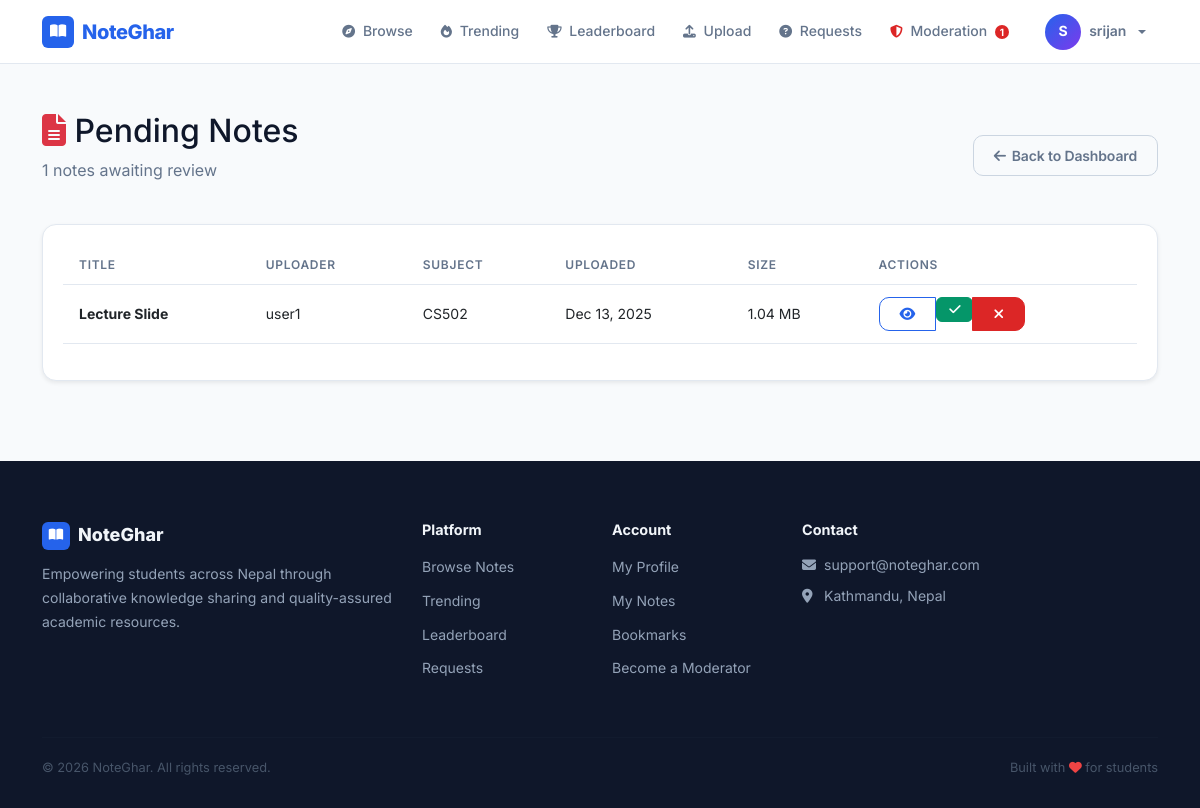
The page /moderation/pending-notes/ (signed in) on the database as committed earlier.
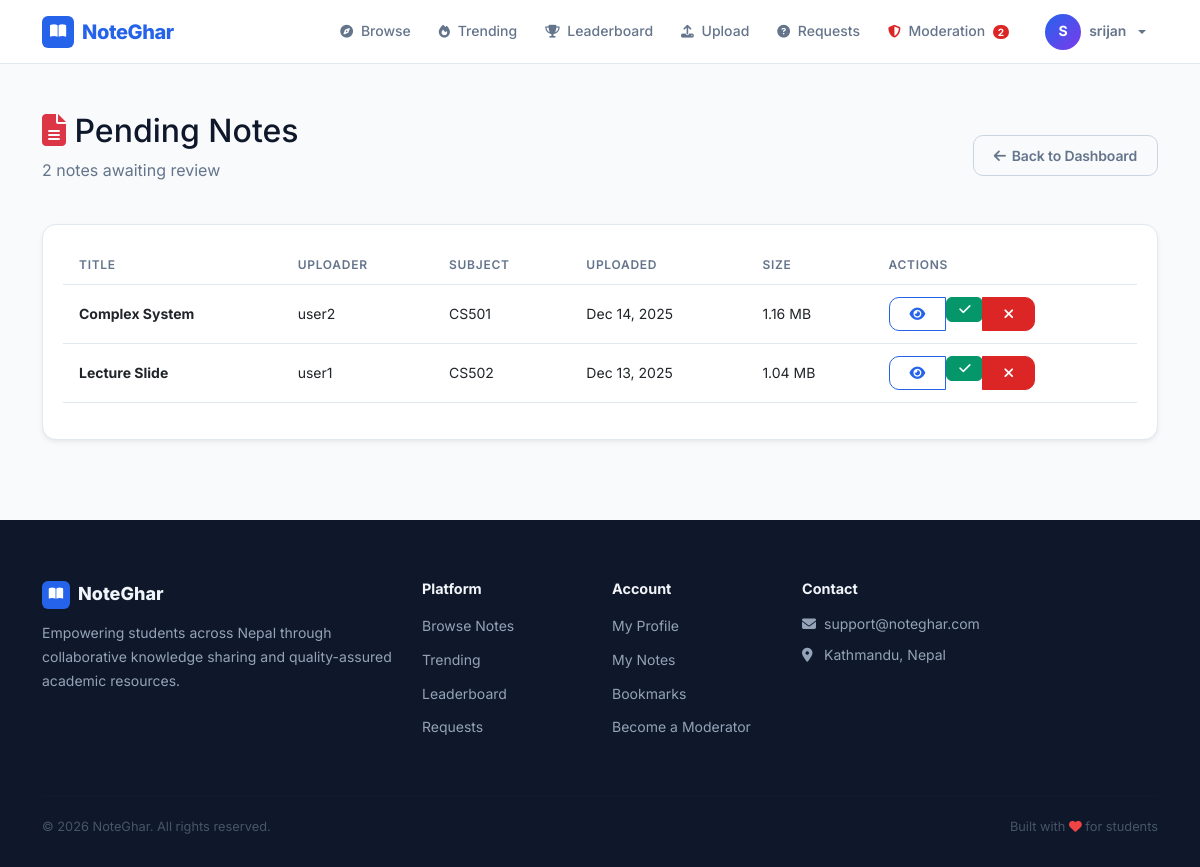
The same page on the database as committed later.
### notes/models.py (models this page shows, shortened)
class Note(models.Model):
    STATUS_CHOICES = (
        ('pending', 'Pending Review'),
        ('approved', 'Approved'),
        ('rejected', 'Rejected'),
    )
    title = models.CharField(max_length=300)
    description = models.TextField()
    subject = models.ForeignKey(Subject, on_delete=models.CASCADE, related_name='notes')
    course = models.ForeignKey(Course, on_delete=models.CASCADE, related_name='notes')
    semester = models.ForeignKey(Semester, on_delete=models.CASCADE, related_name='notes')
    assigned_moderator = models.ForeignKey(
        settings.AUTH_USER_MODEL,
        on_delete=models.SET_NULL,
        null=True,
        blank=True,
        related_name='assigned_notes',
        help_text='Moderator assigned to review this note'
    )
    file = models.FileField(
        upload_to='notes/%Y/%m/',
        validators=[FileExtensionValidator(allowed_extensions=['pdf', 'docx', 'doc', 'ppt', 'pptx'])]
    )
    file_size = models.IntegerField(default=0, help_text="File size in bytes")
    uploaded_by = models.ForeignKey(settings.AUTH_USER_MODEL, on_delete=models.CASCADE, related_name='notes')
    status = models.CharField(max_length=20, choices=STATUS_CHOICES, default='pending')
    tags = models.ManyToManyField(Tag, blank=True, related_name='notes')
    download_count = models.IntegerField(default=0)
    view_count = models.IntegerField(default=0)
    created_at = models.DateTimeField(auto_now_add=True)
    updated_at = models.DateTimeField(auto_now=True)
    approved_at = models.DateTimeField(null=True, blank=True)
    approved_by = models.ForeignKey(
        settings.AUTH_USER_MODEL,
        on_delete=models.SET_NULL,
        null=True,
        blank=True,
        related_name='approved_notes'
    )
    class Meta:
        ordering = ['-created_at']
    def get_file_size_mb(self):
        return round(self.file_size / (1024 * 1024), 2)

class Subject(models.Model):
    name = models.CharField(max_length=200)
    code = models.CharField(max_length=20)
    course = models.ForeignKey(Course, on_delete=models.CASCADE, related_name='subjects')
    semester = models.ForeignKey(Semester, on_delete=models.CASCADE, related_name='subjects')
    description = models.TextField(blank=True)
    slug = models.SlugField(blank=True)
    created_at = models.DateTimeField(auto_now_add=True)
    class Meta:
        ordering = ['course', 'semester', 'name']
        unique_together = ['code', 'course', 'semester']

### accounts/models.py (models this page shows, shortened)
class User(AbstractUser):
    ROLE_CHOICES = (
        ('student', 'Student'),
        ('moderator', 'Moderator'),
        ('admin', 'Admin'),
    )
    role = models.CharField(max_length=20, choices=ROLE_CHOICES, default='student')
    phone = models.CharField(max_length=15, blank=True, null=True)
    institution = models.ForeignKey(
        'notes.Institution',
        on_delete=models.SET_NULL,
        null=True,
        blank=True,
        related_name='users',
        help_text='User\'s affiliated institution'
    )
    profile_picture = models.ImageField(upload_to='profiles/', blank=True, null=True)
    bio = models.TextField(blank=True, null=True)
    is_verified = models.BooleanField(default=False)
    specialization_courses = models.ManyToManyField(
        'notes.Course',
        blank=True,
        related_name='specialized_moderators',
        help_text='Courses this moderator specializes in'
    )
    specialization_subjects = models.ManyToManyField(
        'notes.Subject',
        blank=True,
        related_name='specialized_moderators',
        help_text='Specific subjects within courses'
    )
    qualification_document = models.FileField(
        upload_to='qualifications/%Y/%m/',
        blank=True,
        null=True,
        help_text='Upload degree certificate, transcript, or other proof of qualification (PDF, JPG, PNG)'
    )
    qualification_verified = models.BooleanField(
        default=False,
        help_text='Admin has verified the qualification documents'
    )
    qualification_notes = models.TextField(
        blank=True,
        help_text='Admin notes about qualification verification'
    )
    created_at = models.DateTimeField(auto_now_add=True)
    updated_at = models.DateTimeField(auto_now=True)
    def is_admin_user(self):
        return self.role == 'admin' or self.is_superuser

### moderation/views.py (the view, shortened to what this page needs)
# urls.py: path('pending-notes/', views.pending_notes_list, name='pending_notes'),
@user_passes_test(is_moderator)
def pending_notes_list(request):
    user = request.user
    if user.is_superuser or user.role == 'admin':
        notes = Note.objects.filter(status='pending').select_related(
            'uploaded_by', 'subject', 'course', 'semester'
        ).order_by('-created_at')
    course_id = request.GET.get('course')
    if course_id:
        notes = notes.filter(course_id=course_id)
    context = {
        'notes': notes,
        'total_count': notes.count(),
    }
    return render(request, 'moderation/pending_notes.html', context)

### moderation/views.py (called while the page is built)
def is_moderator(user):
    return user.is_authenticated and (user.role in ['moderator', 'admin'] or user.is_superuser)

### notes/context_processors.py (called while the page is built)
def moderation_stats(request):
    if request.user.is_authenticated and (
        request.user.role in ['moderator', 'admin'] or request.user.is_superuser
    ):
        pending_notes = Note.objects.filter(status='pending').count()
        pending_reports = Report.objects.filter(status='pending').count()
        return {
            'pending_notes_count': pending_notes,
            'pending_reports_count': pending_reports,
            'total_pending': pending_notes + pending_reports,
        }
    return {}

### core/templates/moderation/pending_notes.html (shortened to what this page needs)
{% extends 'base.html' %}
{% block content %}
<div class="container my-5">
    <div class="d-flex justify-content-between align-items-center mb-4">
        <div>
            <h2><i class="fas fa-file-alt text-danger"></i> Pending Notes</h2>
            <p class="text-muted">{{ total_count }} notes awaiting review</p>
        </div>
        <a href="{% url 'moderation:dashboard' %}" class="btn btn-outline-secondary">
            <i class="fas fa-arrow-left"></i> Back to Dashboard
        </a>
    </div>
    {% if notes %}
        <div class="card shadow-sm">
            <div class="card-body">
                <div class="table-responsive">
                    <table class="table table-hover">
                        <thead>
                            <tr>
                                <th>Title</th>
                                <th>Uploader</th>
                                <th>Subject</th>
                                <th>Uploaded</th>
                                <th>Size</th>
                                <th>Actions</th>
                            </tr>
                        </thead>
                        <tbody>
                            {% for note in notes %}
                            <tr>
                                <td>
                                    <strong>{{ note.title|truncatewords:8 }}</strong>
                                </td>
                                <td>{{ note.uploaded_by.username }}</td>
                                <td>{{ note.subject.code }}</td>
                                <td>{{ note.created_at|date:"M d, Y" }}</td>
                                <td>{{ note.get_file_size_mb }} MB</td>
                                <td>
                                    <div class="btn-group btn-group-sm">
                                        <a href="{% url 'notes:detail' note.pk %}"
                                           class="btn btn-outline-primary" target="_blank">
                                            <i class="fas fa-eye"></i>
                                        </a>
                                        <form method="post" action="{% url 'moderation:approve_note' note.pk %}" class="d-inline">
                                            <button type="submit" class="btn btn-success btn-sm" onclick="return confirm('Approve this note?')">
                                                <i class="fas fa-check"></i>
                                            </button>
                                        </form>
                                        <a href="{% url 'moderation:reject_note' note.pk %}"
                                           class="btn btn-danger">
                                            <i class="fas fa-times"></i>
                                        </a>
                                    </div>
                                </td>
                            </tr>
                            {% endfor %}
                        </tbody>
                    </table>
                </div>
            </div>
        </div>
    {% else %}
        <div class="alert alert-success text-center">
            <i class="fas fa-check-circle fa-3x mb-3"></i>
            <h4>All Caught Up!</h4>
            <p class="mb-0">There are no pending notes to review.</p>
        </div>
    {% endif %}
</div>
{% endblock %}

### core/templates/base.html (shortened to what the changed rows need)
<!DOCTYPE html>
<html lang="en">
<head>
    <link href="https://cdn.jsdelivr.net/npm/bootstrap@5.3.0/dist/css/bootstrap.min.css" rel="stylesheet">
    <link rel="stylesheet" href="https://cdnjs.cloudflare.com/ajax/libs/font-awesome/6.4.0/css/all.min.css">
</head>
<body>
    <nav class="navbar navbar-expand-lg">
        <div class="container d-flex align-items-center">
            <div class="collapse navbar-collapse" id="navbarNav">
                <ul class="navbar-nav ms-auto align-items-lg-center gap-1">
                    {% if user.is_authenticated %}
                        {% if user.role in 'moderator,admin' or user.is_superuser %}
                        <li class="nav-item">
                            <a class="nav-link" href="{% url 'moderation:dashboard' %}">
                                <i class="fas fa-shield-alt" style="color: var(--danger);"></i> Moderation
                                {% if total_pending %}
                                    <span class="navbar-pending-badge">{{ total_pending }}</span>
                                {% endif %}
                            </a>
                        </li>
                        {% endif %}
                    {% endif %}
                </ul>
            </div>
        </div>
    </nav>
    {% block content %}{% endblock %}
</body>
</html>

Rows that differ between the two databases and show on the page:
added Note: title "Complex System", uploaded_by.username "user2", subject.code "CS501", created_at "Dec 14, 2025", get_file_size_mb "1.16"
Other text that changed with them:
{{ total_pending }}: "1" → "2"
{{ total_count }}: "1" → "2"
